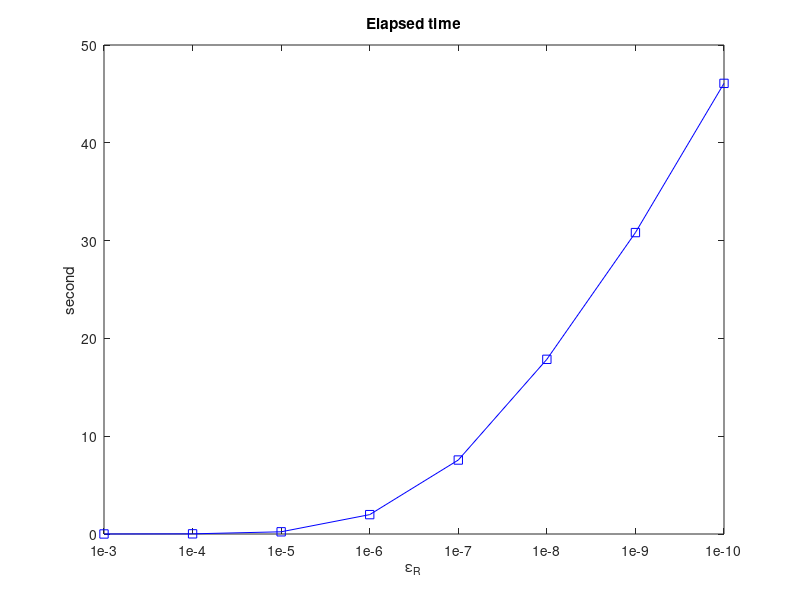
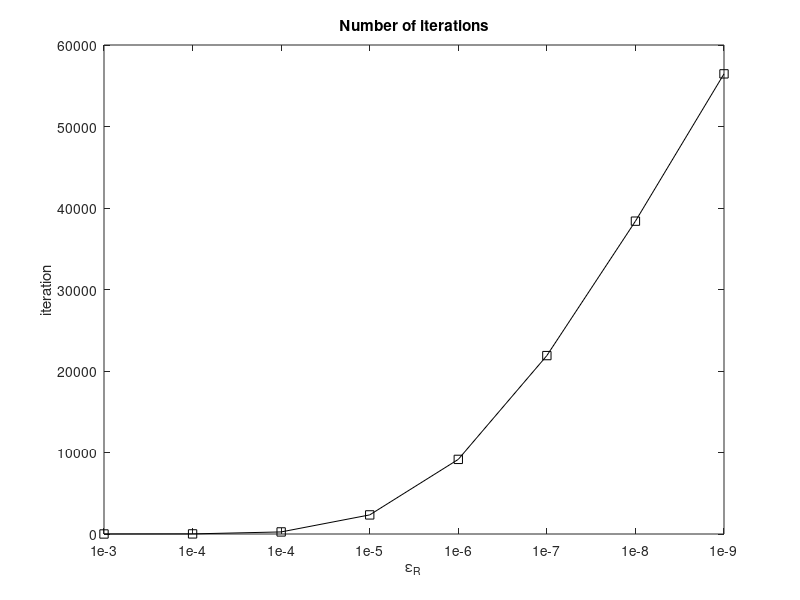

MATLAB code for these plots, in order:
%{
res=[0.1487,0.4491,0.3029,0.2139,1.1311,118.4613;
    0.0216,0.0350,0.0295,0.0210,0.3000,79.1136;
    15.0472,262.1471,77.8022,49.0801,0.8099,117.0301;
    0.7296,9.1291,1.7699,1.2206,0.2140,85.9421;
    0.0891,0.3970,0.2459,0.1665,0.7318,130.3453;
    0.0118,0.0219,0.0141,0.0083,0.1736,93.4334;
    12.9171,260.7508,63.0172,38.9756,0.6631,148.7174;
    0.3804,10.0570,1.1279,0.8340,0.1815,96.6552;
    2.5564,7.7800,4.3553,3.2690,1.3405,14.1575;
    1.8693,2.1110,0.7498,0.7613,0.3037,13.7102;
    119.0763,348.0407,303.4168,224.1780,0.8359,9.2593;
    78.3439,85.2961,83.1392,81.1559,0.2283,5.6024;
    1.9178,5.8554,3.8930,2.8336,0.9357,17.6365;
    1.4512,1.6610,0.7492,0.6984,0.3260,18.1085;
    121.1487,364.4806,315.1794,230.1541,0.7846,13.0474;
    78.4719,86.1408,84.3725,82.7169,0.2486,11.8179];
path = fullfile('results', 'res.mat');
save(path, "res");

%3LBM,4LBM,7LBM,8LBM,11(def,LBM,QBM,NM),12(def,LBM,QBM,NM),15(def,LBM,QBM,NM),16(def,LBM,QBM,NM)
%{
def_conv_m = mean(res([1:10,13:14], 1))
def_conv_v = var(res([1:10,13:14], 1))
LBM_conv_m = mean(res([1,2,5,6,9,10,13,14], 2))
LBM_conv_v = var(res([1,2,5,6,9,10,13,14], 2))
QBM_conv_m = mean(res([1:10,13:14], 3))
QBM_conv_v = var(res([1:10,13:14], 3))
NM_conv_m  = mean(res([1:10,13:14], 4))
NM_conv_v  = var(res([1:10,13:14], 4))
int_conv_m = mean(res(:,5))
int_conv_v = var(res(:,5))
act_conv_m = mean(res(:,6))
act_conv_v = var(res(:,6))
%}

%{
def_conv_m = mean(res([1,2,5,6], 1))
def_conv_v = var(res([1,2,5,6], 1))
LBM_conv_m = mean(res([1,2,5,6], 2))
LBM_conv_v = var(res([1,2,5,6], 2))
QBM_conv_m = mean(res([1,2,5,6], 3))
QBM_conv_v = var(res([1,2,5,6], 3))
NM_conv_m  = mean(res([1,2,5,6], 4))
NM_conv_v  = var(res([1,2,5,6], 4))
int_conv_m = mean(res([1,2,5,6],5))
int_conv_v = var(res([1,2,5,6],5))
act_conv_m = mean(res([1,2,5,6],6))
act_conv_v = var(res([1,2,5,6],6))
%}

%{
int_conv_m = mean(res([11,12,15,16],5))
int_conv_v = var(res([11,12,15,16],5))
act_conv_m = mean(res([11,12,15,16],6))
act_conv_v = var(res([11,12,15,16],6))
%}

def_conv_m = mean(res([3,4,7,8,9,10,13,14], 1))
def_conv_v = var(res([3,4,7,8,9,10,13,14], 1))
LBM_conv_m = mean(res([9,10], 2))
LBM_conv_v = var(res([9,10], 2))
QBM_conv_m = mean(res([3,4,7,8,9,10,13,14], 3))
QBM_conv_v = var(res([3,4,7,8,9,10,13,14], 3))
NM_conv_m  = mean(res([3,4,7,8,9,10,13,14], 4))
NM_conv_v  = var(res([3,4,7,8,9,10,13,14], 4))
int_conv_m = mean(res([3,4,7,8,9,10,13,14],5))
int_conv_v = var(res([3,4,7,8,9,10,13,14],5))
act_conv_m = mean(res([3,4,7,8,9,10,13,14],6))
act_conv_v = var(res([3,4,7,8,9,10,13,14],6))
%}
t=[0.003315000000000,0.016941000000000,0.225496000000000,1.981332000000000,7.563633000000000,17.862125000000000,30.819568000000000,46.077781000000000];
s=[3,13,255,2344,9156,21891,38386,56459];

figure;
plot(t,'-sb');
title('Elapsed time');
xticklabels({'1e-3','1e-4','1e-5','1e-6','1e-7','1e-8','1e-9','1e-10'})
xlabel('\epsilon_R')
ylabel('second')

figure;
plot(s,'-sk');
title('Number of iterations');
xticklabels({'1e-3','1e-4','1e-4','1e-5','1e-6','1e-7','1e-8','1e-9','1e-10'})
xlabel('\epsilon_R')
ylabel('iteration')